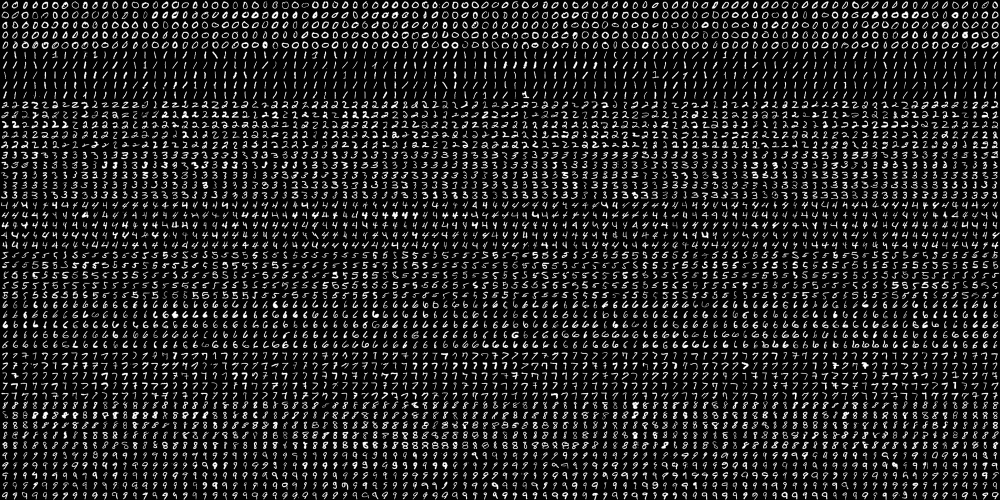
#> input picture machine_learning/digits.png, 2000 x 1000 px (shown at 1/2 size)
$ python learning_2.py
#> lines starting #> are read from the running program, lines starting #| are printed output that depends on the picture
# 机器学习
# Chapter 2 使用 kNN 对手写数字 OCR
import cv2
import numpy as np


# 显示图像函数
def ShowImage(name_of_image, image_, rate):
    img_min = cv2.resize(image_, None, fx=rate, fy=rate, interpolation=cv2.INTER_CUBIC)
    cv2.namedWindow(name_of_image, cv2.WINDOW_NORMAL)
    cv2.imshow(name_of_image, img_min)
    if cv2.waitKey(0) == 27:  # wait for ESC to exit
        print('Not saved!')
        cv2.destroyAllWindows()
    elif cv2.waitKey(0) == ord('s'):  # wait for 's' to save and exit
        cv2.imwrite(name_of_image + '.jpg', image_)  # save
        print('Saved successfully!')
        cv2.destroyAllWindows()

img = cv2.imread('digits.png')
#> img is the input picture: shape (1000, 2000, 3); min 0, max 255, mean 33.8
gray = cv2.cvtColor(img, cv2.COLOR_BGR2GRAY)

# 1、图像分割
images = []     # List 型
row_arr = np.vsplit(gray, 50)
#> row_arr = 50 items
for item in row_arr:
    colms_arr = np.hsplit(item, 100)
    # for i in colms_arr:
    #     images.append(i)
    images.append(colms_arr)
#> this loop made 50 passes
#> after the loop, images = 50 items

# 将 List 型转换为 Array 型
images = np.array(images)

# 2、训练集与测试集选取
TRAIN_DATA = 99
train = images[:, :TRAIN_DATA].reshape(-1, 400).astype(np.float32)
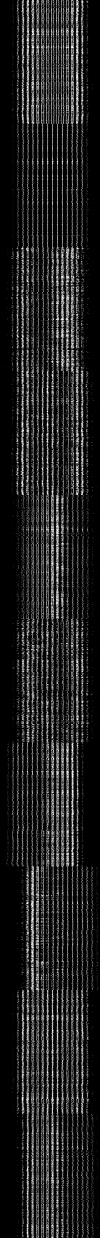
#> train: shape (4950, 400) float32 (shown at 1/4 size); min 0, max 255, mean 33.8
# images[:, :TRAIN_DATA] 是 4 维数组

test = images[:, TRAIN_DATA:100].reshape(-1, 400).astype(np.float32)
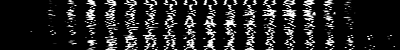
#> test: shape (50, 400) float32; min 0, max 255, mean 35.3

img_test = cv2.resize(cv2.imread('other.png', 0), (20, 20), interpolation=cv2.INTER_CUBIC)
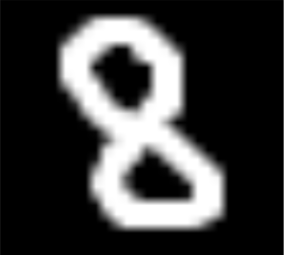
#> input picture machine_learning/other.png, 284 x 255 px
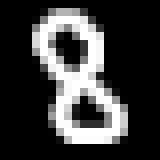
#> img_test: shape (20, 20) (shown 8 times larger); min 0, max 255, mean 60
test_data = img_test.reshape(-1, 400).astype(np.float32)

'''
① Train Size:
20 x 50 = 1000 行   ——> 4950 行
20 x 99 = 1980 列   ——>  400 列（reshape(-1, 400)）

Train Labels：
[[0]
[0]
…
[0] (495 行)
[1]
[1]
…
[1] (495 行)
.
.
.
[9]
[9]
…
[9] (495 行)]

② Test Size:
20 x 50 = 1000 行   ——>   50 行
20 x 1 = 20 列      ——>  400 列（reshape(-1, 400)）

③ Test Data Size:
20 x 1 = 20 行      ——>    1 行
20 x 1 = 20 列      ——>  400 列（reshape(-1, 400)）
'''
k = np.arange(10)
train_labels = np.repeat(k, TRAIN_DATA * 5)[:, np.newaxis]
# test_labels = np.repeat(k, 500 - TRAIN_DATA * 5)[:, np.newaxis]

knn = cv2.ml.KNearest_create()
knn.train(train, cv2.ml.ROW_SAMPLE, train_labels)
ret, result, neighbours, dist = knn.findNearest(test_data, k=5)
#> ret = 8; result = [8]; neighbours = [[8, 8, 8, 8, 3]]; dist = [[2055559, 2226599, 2228273, 2261678, 2276139]]

# [8 lines of commented-out code are left out]

print(result)
#| [[8.]]
